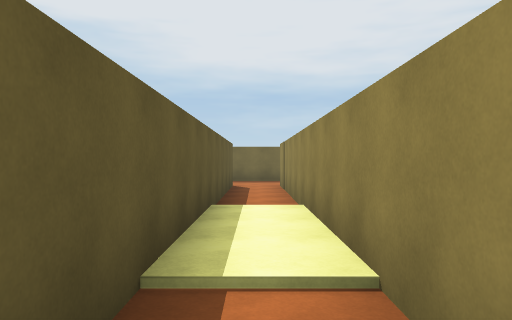
view 1 (above)

24 first-person views from a walk through a Unity game level. The camera is 1.5 m above the floor, looks level and sees 70° across. The floor is counted in squares, 2 m on a side. Each view is taken from the middle of a square. On the plan, view 1 faces up. The plan holds only what a view shows up to about 11 squares ahead; the rest is blank. The place goes on beyond the plan.

view 2
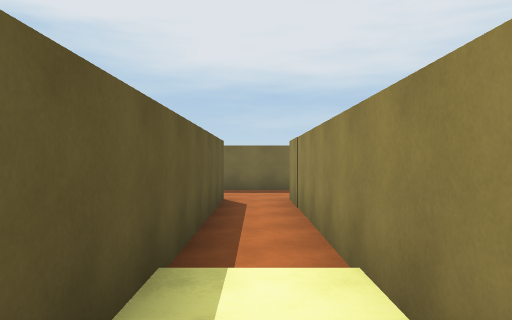

view 3
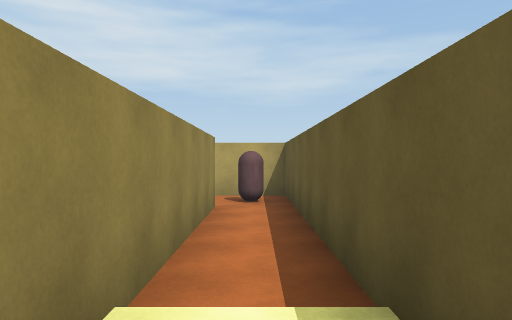

view 4
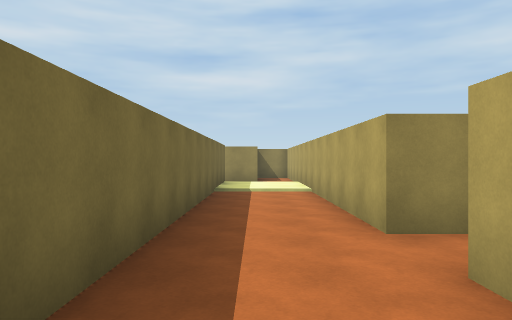

view 5
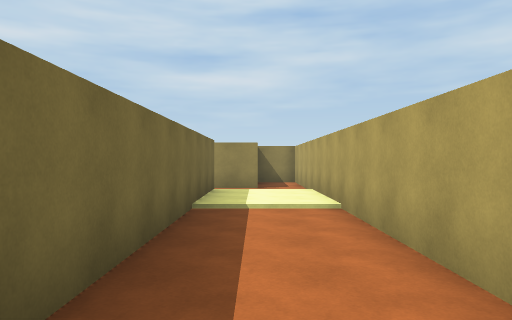

view 6
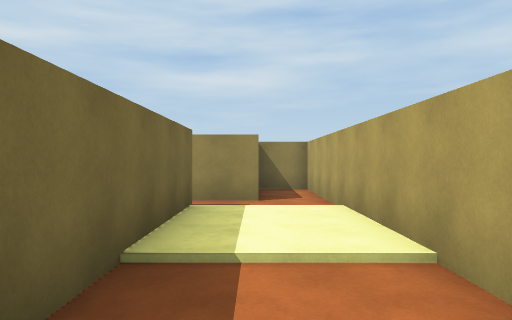

view 7
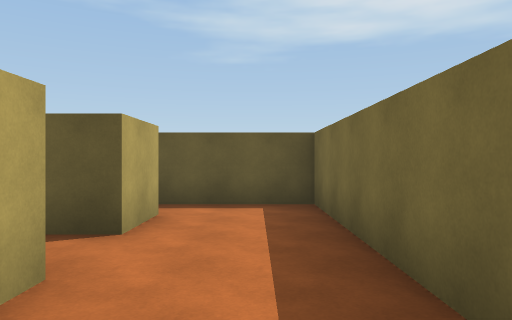

view 8
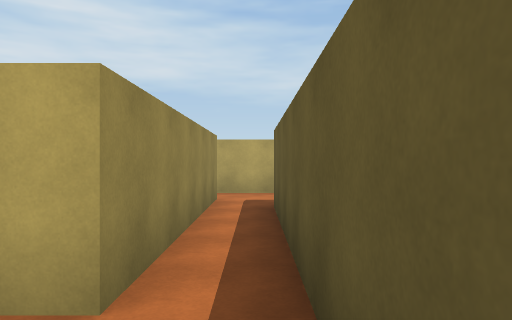

view 9
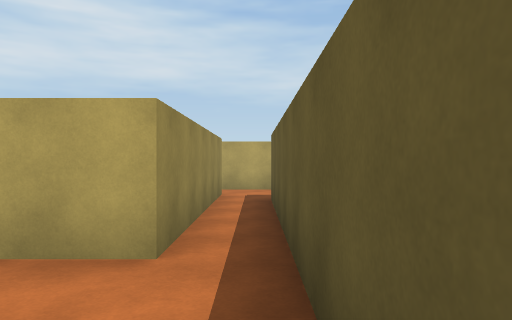

view 10
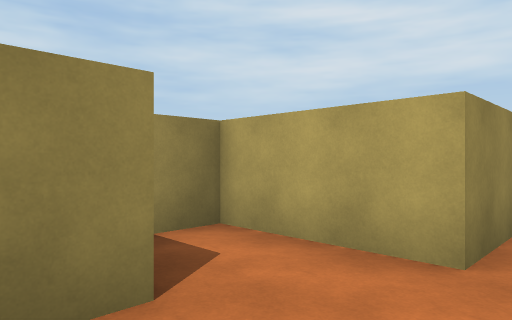

view 11
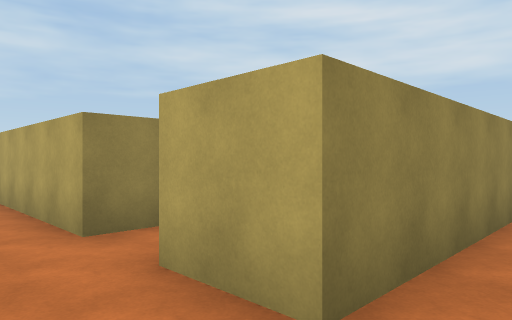

view 12
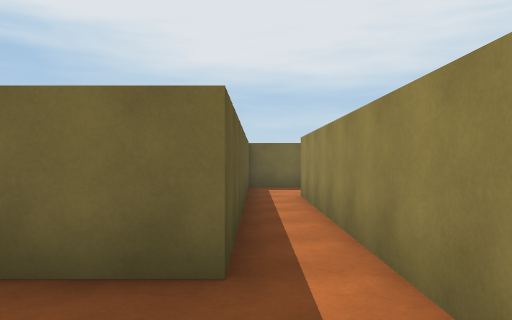

view 13
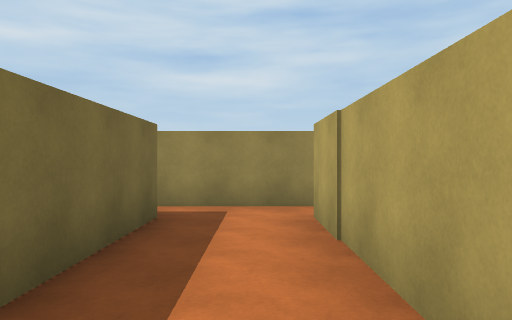

view 14
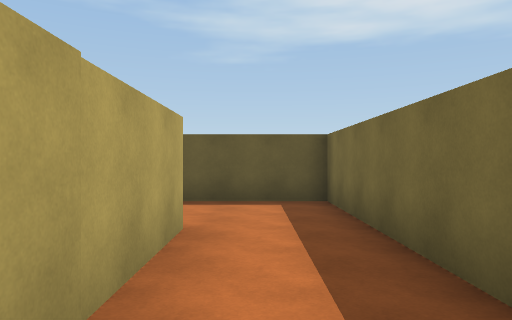

view 15
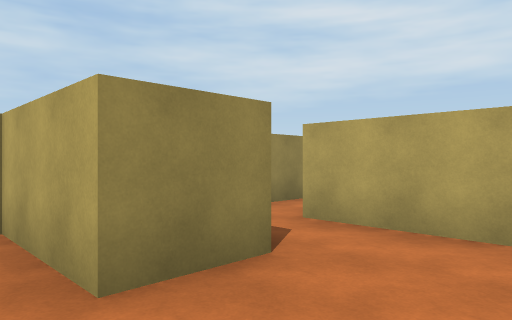

view 16
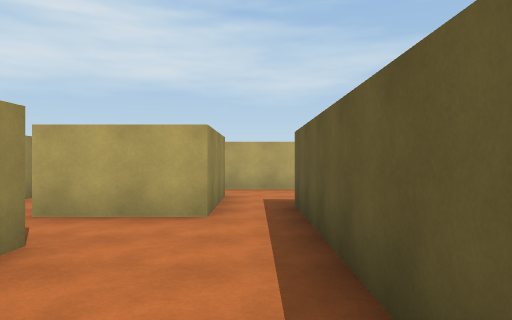

view 17
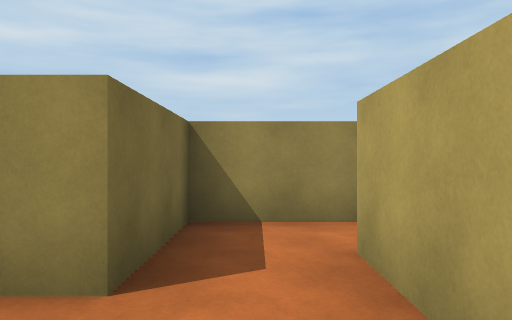

view 18
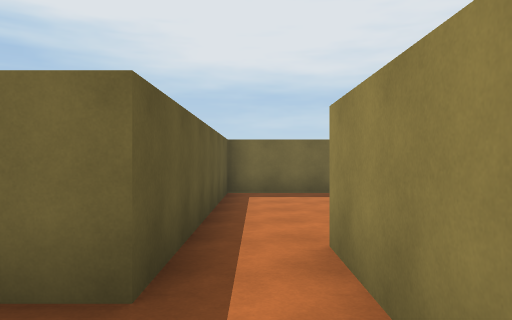

view 19
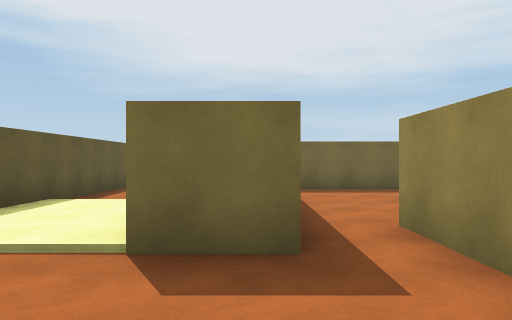

view 20
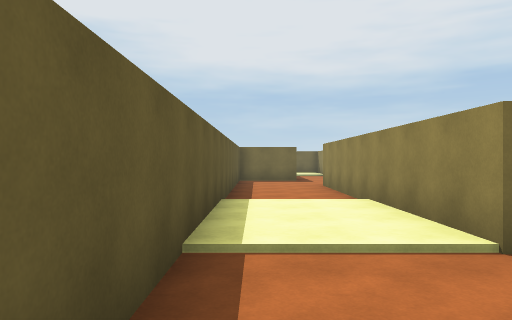

view 21
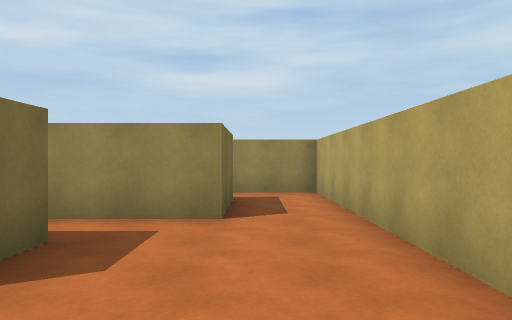

view 22
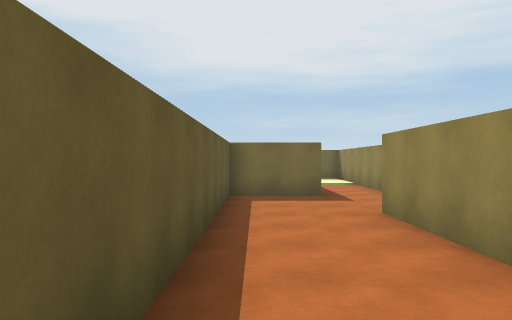

view 23
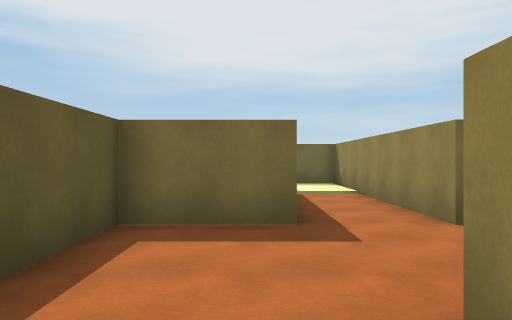

view 24
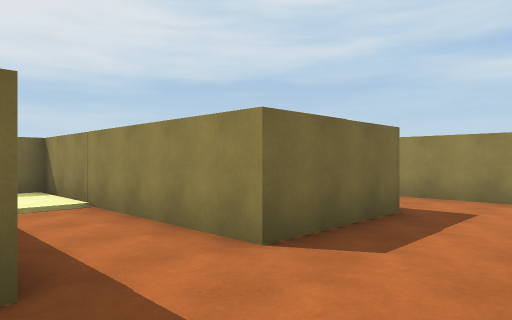

### Floor plan
Key: @ floor where view 1 was taken; # wall or solid block; . main floor; : floor 0.25 m higher than the main floor; / step, stairs or slope; C capsule.
Columns run from 14 left of view 1 to 13 right of it. Each row starts with its distance up from view 1.
 20                        . #
 19                       #..#
 18                       #....#
 17                       #.####
 16    ###                #.#
 15    :/#                #.#
 14    :/#                #.#
 13    //#    #############.#
 12    ..#    #.........:::.####
 11    ..#    #.........:::....#
 10 ###..###..#.##.#############
  9 #.........#.##.#
  8 #.........#.##.#
  7 #.....    #.##.#
  6 #..########.##.#
  5 #..##.......##:#
  4 #..##.......##:#
  3 #..##..####.##:#
  2 #::##..####  #/#
  1 #::##.....#  #.#
  0 #::##.###.#  #@#
 -1 #//##.###.#  #.#
 -2 #.....###.#  #.#
 -3 #. .......#  #C#
 -4  . .......#  ###
 -5    ########  #

Positions as (right, up) in squares from view 1, and headings:
1: (0, 0), facing up
2: (0, 3), facing up
3: (0, 4), facing down
4: (-3, 12), facing right
5: (0, 12), facing right
6: (3, 12), facing right
7: (3, 12), facing left
8: (9, 19), facing down
9: (9, 20), facing down
10: (9, 20), facing down-right
11: (-3, 12), facing down-right
12: (-3, 3), facing up
13: (-8, 4), facing right
14: (-3, 4), facing left
15: (-9, 4), facing down-right
16: (-9, 5), facing down
17: (-9, 1), facing right
18: (-9, -3), facing up
19: (-10, -4), facing up
20: (-13, -4), facing up
21: (-13, -3), facing right
22: (-13, 1), facing up
23: (-12, 5), facing up
24: (-12, 7), facing up-right
